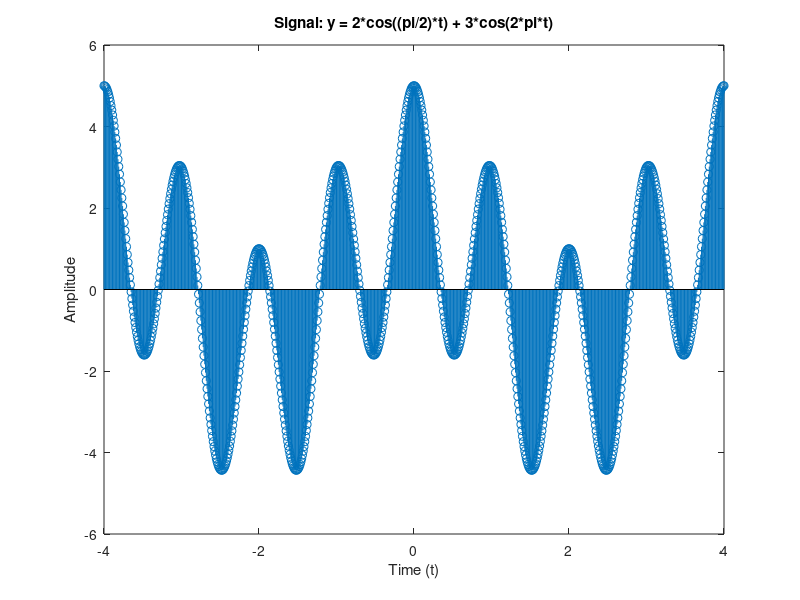

Recreate this plot in MATLAB. (Note: this script raises an error after producing the figure.)
%% PREAMBLE
% DO NOT REMOVE THE LINE BELOW
clear;




%% QUESTION 1: COMMENTING
% =======================

% Copy and comment every line of the following MATLAB script. Say what
% each line is doing in your comment. Explain each MATLAB line by using
% no more than one comment line, as done in the first line below. Run and
% publish the script:

a=zeros(1,10)                                                       % Generate and print a 1x10 row vector of zeros
b=ones(4,2)                                                         % Generate and print a 4x2 matrix of ones
c= size(b);                                                         % Gets size of matrix b and returns the dimensions in a vector
abs([-2.2 , 3])                                                     % Calculates the absolute value of each element in the array [-2.2, 3]
floor(1.6)                                                          % Rounds down the value of 1.6 to the nearest integer  
d=[1:-2.5:-9];                                                      % Creates a row vector starting at 1, with steps of 2.5, until 9
f=d(2); g=sin(pi/2);                                                % Extracts the second element of d and computes sine of pi/2 (sine(pi/2) = 1)
K=[1.4, 2.3; 5.1, 7.8];                                             % Creates a 2x2 matrix with specified values
m=K(1,2);                                                           % Extracts first row of K matrix
n=K(:,2);                                                           % Extracts second column of K matrix       
p=K(1,2);                                                           % Extracts element in first row and second column of K
comp = 10+40i;                                                      % Creates a complex number with real part 10 and imaginary part 40            
real(comp)                                                          % Extracts the real part of the complex number comp
imag(comp)                                                          % Extracts the imaginary part of the complex number comp
abs(comp)                                                           % Calculates the absolute value (magnitude) of the complex number comp
angle(comp)                                                         % Calculates the phase angel (in radians) of the complex number comp
disp('haha, MATLAB is fun');                                        % Displays the string "haha, MATLAB is fun" in th ecommand window
3^2                                                                 % Calculates 3 raised to the power of 2
4==4                                                                % Checks if 4 is equal to 4
[2==8 3~=5]                                                         % Checks if 2 is equal to 8, and if 3 is not equal to 5, returns [false true]
x=[1:3:10];                                                         % Creates a row vector starting at 1, with steps of 3, until 10
y=[5 9 6 8];                                                        % Creates a row vector with the specified values
tic; pause(0.2); toc                                                % Measures the elapsed time for a pause of 0.2 seconds
q = zeros(10,1);                                                    % Creates a 10 x 1 column vector filled with zeros
for ii = 1:10                                                       % Starts a loop from ii = 1 to 10
    q(ii) = ii^2;                                                   % Assigns the square of ii to the ii-th element of q
end                                                                 % Ends the loop
figure(129);                                                        % Creates a figure window with the ID 129
stem(x,y)                                                           % Creates a stem plot of x versus y
hold on;                                                            % Holds the current plot so that the new plots can be added
plot(x,y, 'k', 'linewidth', 2)                                      % Plot x versus y with a black line of width 2
plot(x,y,'+r', 'markersize', 20);                                   % Plot x versus y with red plus markers of size 20
hold off;                                                           % Releases the hold on the current plot
xlabel('Horizontal Axis')                                           % Labels the x-axis as "Horizontal Axis"
ylabel('Vertical Axis')                                             % Labels the y-axis as "Vertical Axis"




%% QUESTION 2: PLOTTING
% =======================

%% 2(a) PLOT RESULT

% Given
vect1 = [0 pi/4 2*pi/4 3*pi/4 4*pi/4 5*pi/4 6*pi/4 7*pi/4];         % Angle values
vect2 = 2*cos(vect1 + pi/3);                                        % Discrete-time signal

% plot using stem
stem(vect1, vect2)                                                  % Plot vect2 as discrete-time signal
xlabel('Angle (Radians)')                                           % Label x-axis
ylabel('Amplitude')                                                 % Label y-axis
title('Discrete-Time Signal: vect2 = 2*cos(vect1 + pi/3)')          % Title of the plot

%% 2(b) PLOT RESULT

% Given
theta = 0 : pi/20 : 3*pi;                                           % Angle ranges 0 to 3*pi with step size pi/20
y = cos(theta.^2);                                                  % Discrete-time signal

% plot using stem
stem(theta, y)                                                      % Plot y versus theta
xlabel('Angle (Radians)')                                           % Label x-axis
ylabel('Amplitude')                                                 % Label y-axis
title('Signal: y = cos(theta.^2)')                                  % Title of the plot

%% 2(c) PLOT RESULT

% Given
t = -4 : 0.01 : 4;                                                  % Time ranges between -4 <= t <= 4, with step size 0.01
y = 2*cos((pi/2)*t) + 3*cos(2*pi*t);                                % Signal equation

% plot using stem
stem(t, y)                                                          % Plot y versus t
xlabel('Time (t)')                                                  % Label x-axis
ylabel('Amplitude')                                                 % Label y-axis
title('Signal: y = 2*cos((pi/2)*t) + 3*cos(2*pi*t)')                % Title of the plot


%% QUESTION 3: COMPLEX ROOTS
% =======================

%% 3(a) WRITE FUNCTION IN SEPARATE FILE (TEMPLATE PROVIDED)
type('myroots.m')

%% 3(b) ANSWER QUESTION

% The command "help myroots" gives an explanation of what the root does,
% what inputs are needed, and what the outputs are. Essentially, it has the
% same description as the comments at the top in the myroots.m file. The
% purpose of this command would help to define a function does, what the
% proper inputs for the function are, and how the function outputs the
% information. This would be useful for debugging in otder to figure out if
% there is a problem with the way prior code is inputing information, and
% how it is handling the output after the function use.

%% 3(c) OUTPUT RESULTS

% Calculate 5th root of -1
a1 = -1;                                                            % Defines a = -1, or defines what we are finding the root of
root1 = 5;                                                          % Defines the root number
root_a1 = myroots(root1,a1);                                        % Creates the function to calculate the root
disp(root_a1);                                                      % Displays the root

% Calculates the 11th root of 2048j
a2 = 2048 * 1i;                                                     % Defines a = 2048j, since i is imaginary
root2 = 11;                                                         % Defines the root number
root_a2 = myroots(root2,a2);                                        % Calls the function to calcluate the root
disp(root_a2);                                                      % Displays the root